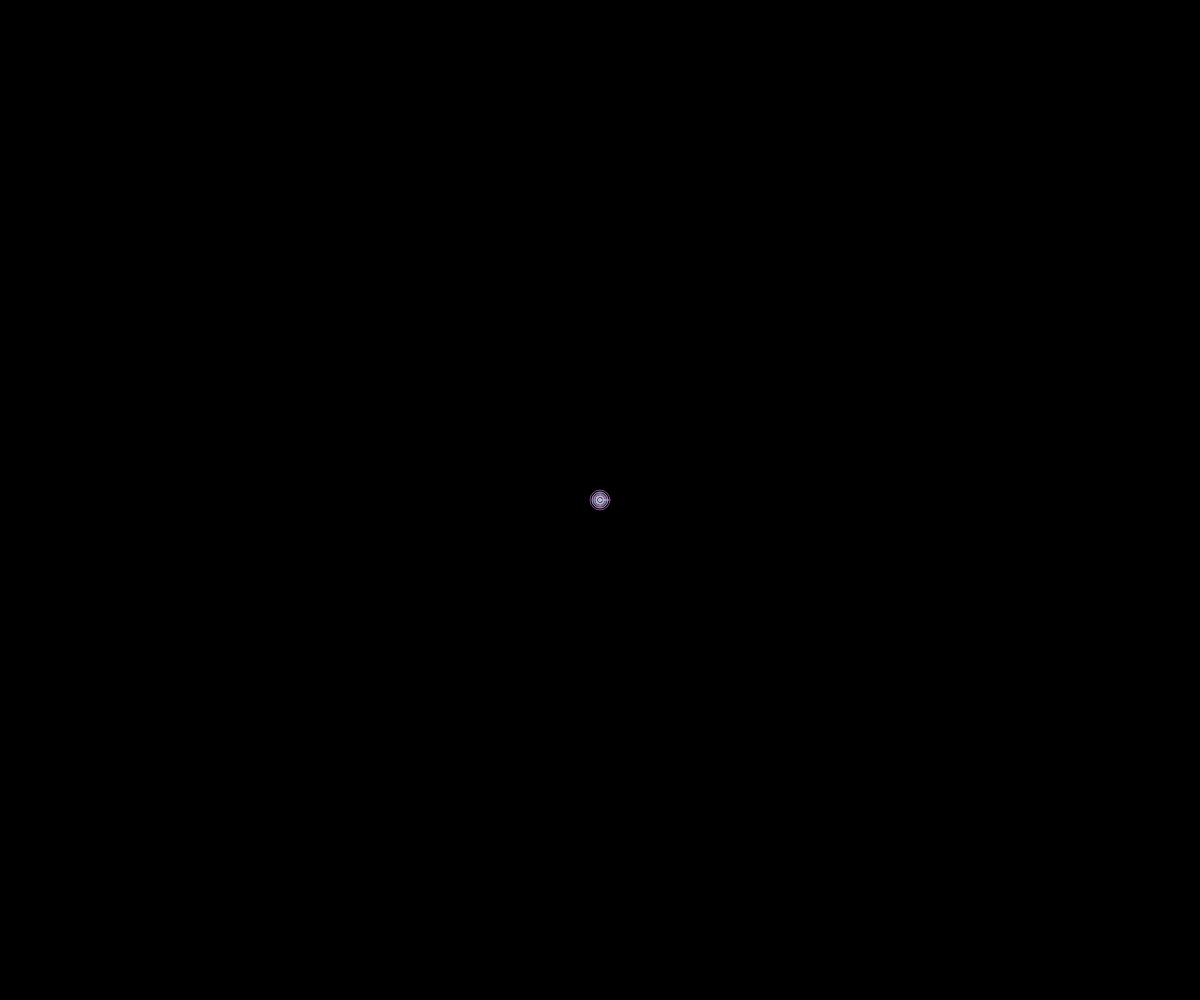
Frame 1 (no input)
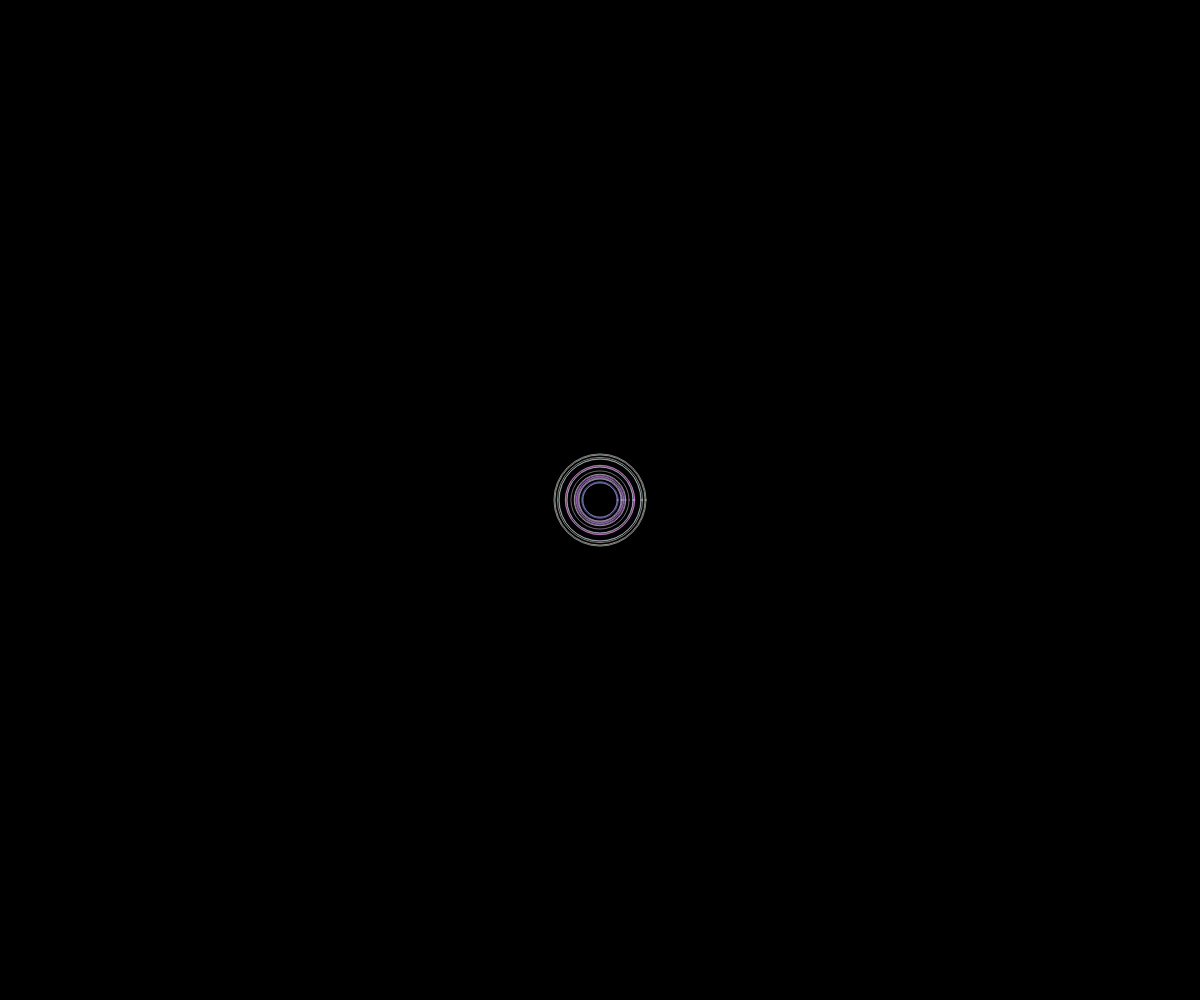
Frame 60 (no input)
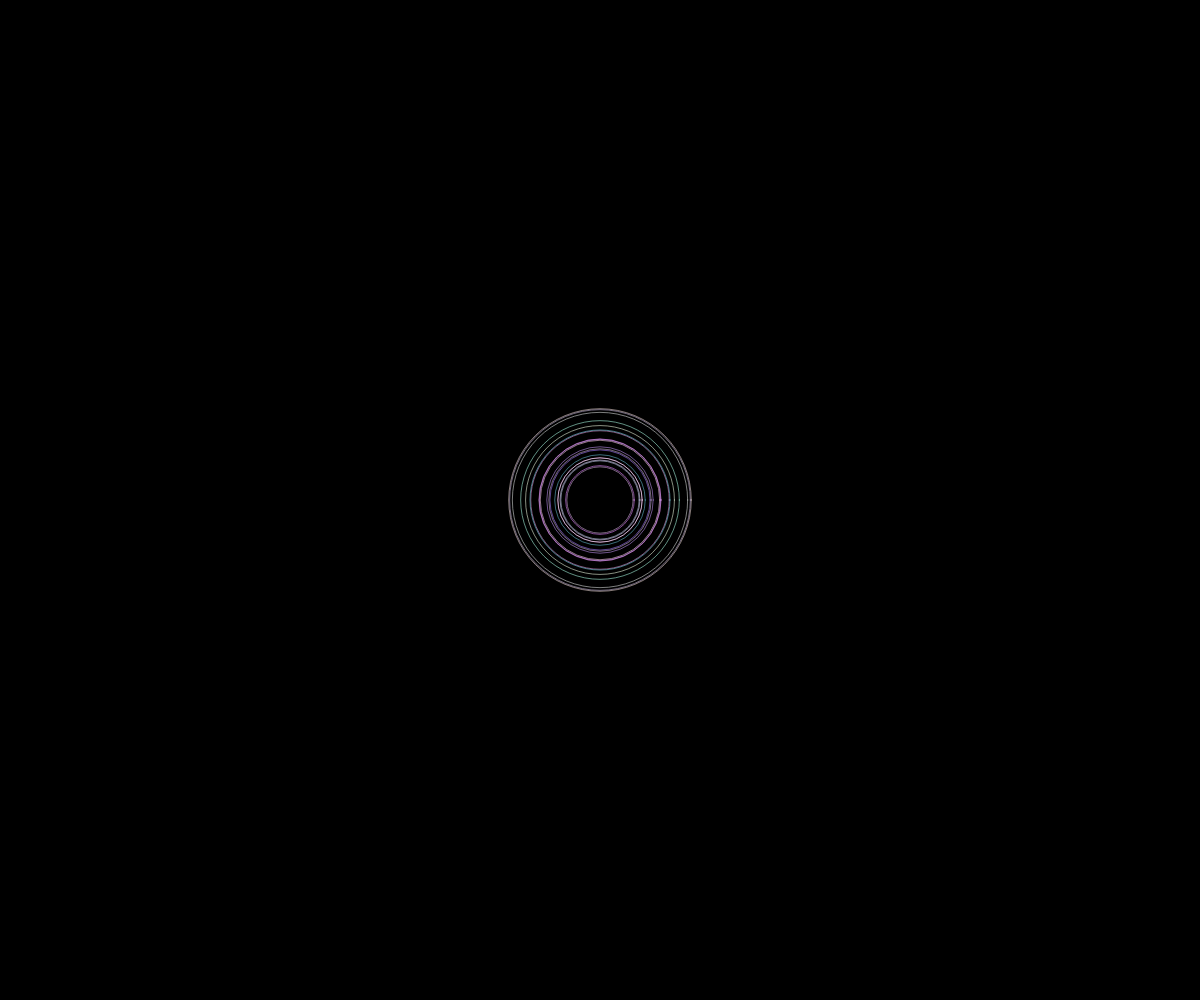
Frame 120 (the mouse pressed at the canvas centre since frame 60)

The p5.js sketch that drew these frames (run headless with seeded random() and noise() and a simulated clock; from frame 60 on, the mouse is pressed at the canvas centre):

// p5.js sketch
// ── sketch.js
let rings = [];

function setup() {
  createCanvas(windowWidth, windowHeight);
  // Initialize rings with starting properties
  for (let i = 0; i < 20; i++) {
    rings.push({
      radius: 0,
      speed: random(0.5, 1.5),
      amplitude: random(5, 20),
      frequency: random(0.01, 0.03),
      phase: random(TWO_PI),
      color: color(random(100, 255), random(100, 255), random(200, 255), 150)
    });
  }
}

function draw() {
  background(0);
  
  // Draw all rings
  for (let i = 0; i < rings.length; i++) {
    let ring = rings[i];
    
    // Update radius with ripple effect
    ring.radius += ring.speed;
    
    // Calculate ripple offset using sine wave
    let rippleOffset = sin(frameCount * ring.frequency + ring.phase) * ring.amplitude;
    
    // Draw the ring with ripple effect
    stroke(ring.color);
    noFill();
    ellipse(width/2, height/2, ring.radius + rippleOffset, ring.radius + rippleOffset);
  }
}

function windowResized() {
  resizeCanvas(windowWidth, windowHeight);
}
